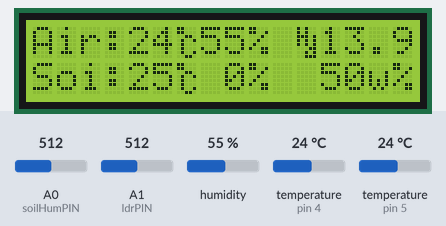
The sketch below on a simulated Arduino Pro Mini, built with avr-gcc and run on an emulated ATmega328P. On the bench: 16×2 character LCD. The test bench sets the inputs (shaded band); at power-on: temperature (sensors on pin 4, pin 5) 24 °C, A0 (soilHumPIN) = 512, A1 (ldrPIN) = 512, humidity 55 %. The modem accepts every AT command (registered, SIM ready, sends succeed) and sends nothing else; what the sketch prints to the serial monitor is not drawn.

Above: at 10.8 s.
10.9 s: temperature (sensor on pin 4) set to 3 °C
At 11.9 s:
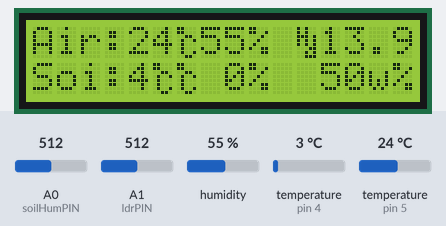
16.6 s: temperature (sensor on pin 5) set to 11 °C
At 18.4 s:
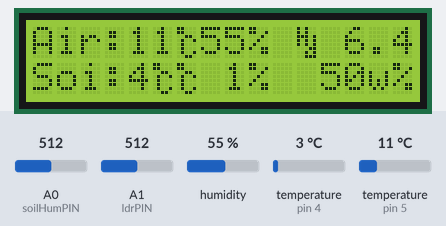
22.0 s: temperature (sensor on pin 5) set to 8 °C
At 26.4 s:
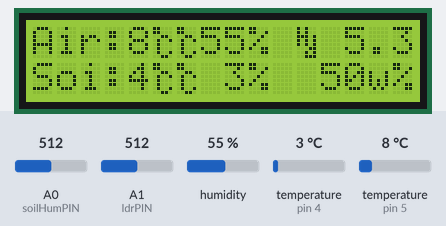
26.7 s: temperature (sensor on pin 4) set to 12 °C
At 27.9 s:
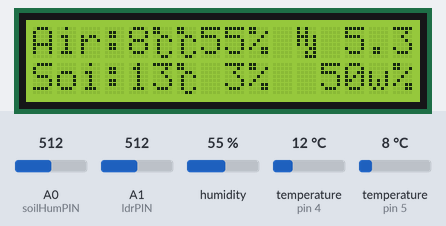
33.0 s: A0 (soilHumPIN) set to 716
At 34.3 s:
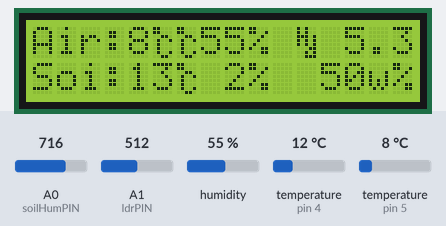
37.0 s: A1 (ldrPIN) set to 716
At 38.0 s:
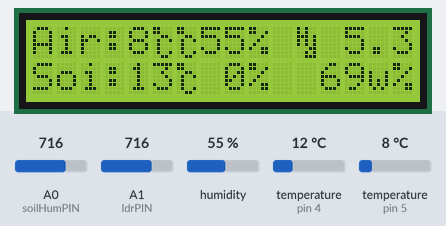
Timing chart, 0 to 40.0 s (numbered marks = the images above; inputs shaded):
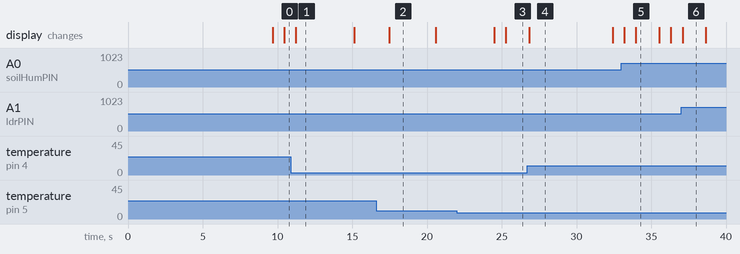

Measured:
- the behaviour switches between 10 and 9 °C on temperature (sensor on pin 5) (found by bisection; images 2 and 3)
- after the input at 10.9 s, the display: changes after 0.31 s (image 1)
- after the input at 16.6 s, the display: changes after 0.86 s (image 2)
- after the input at 22.0 s, the display: first changes after 2.5 s (image 3 shows a later state)
- after the input at 26.7 s, the display: changes after 0.13 s (image 4)
- after the input at 33.0 s, the display: first changes after 0.18 s (image 5 shows a later state)
- what the display in image 1 shows lasts 3.9 s, from 11.2 s to 15.1 s

The sketch:

TEMP_WiFi_MQTT.ino
```cpp
//ESP01_MQTT_DHT22 프로젝트 개발 후 이 프로젝트 손보았음
//
//사용가능한 메모리가 부족해서, 안정성에 문세가 생길 수 있음.
//내 처방 : 보드를 바꾸거나 그냥 ThingSpeak 하나만으로 만족해야할 것 같음
//대안, 온도 습도는 따로 설치하여 MQTT로 올리고
//CO2도 따로 설치하여 MQTT로 올리고
//문제의 수분센서도 표면장력 텐시오미터로 자작하여 MQTT에 올리도록 하자.
// (1) 온습도 (2) CO2 (3)조도 (4) 표면장력 : 다른 곳에 추가할 장치들
//
// 이 프로젝트 이후는 ->

//test 환경을 설정한다.
#define TEST

#ifdef TEST
  #define MQTT_SERVER "192.168.0.24"
#elif
  #define MQTT_SERVER "192.168.0.33"
#endif

//온실 4동과 육묘장을 통합하여 컴파일하기 위한 define 구문처리문단
#define GH2

#ifdef GH2
  #define THING_SPEAK_WRITE_KEY "SGE75DH6HSE2LRRJ"
#endif

//ESP8266과 Arduino통신을 소프트시리얼로 이루어짐
#include <SoftwareSerial.h>
SoftwareSerial ESPSerial(6, 7); //(RX,TX)

#define SPEED8266       9600
#define HARDWARE_RESET  8 //아두이노를 통한 ESP8266리셋 - 하드웨어 와이어링해야 한다.
#define SSID__          "FarmMain5G"
#define PASSWORD        "wweerrtt"

//MQTT에 올릴 생각
#include <WiFiEsp.h>
#include <PubSubClient.h>
WiFiEspClient ethClient;
PubSubClient client;


// Thingspeak------------------------------------------------------------------
String statusChWriteKey = THING_SPEAK_WRITE_KEY;  // Status Channel id: 908037

// LCD 1602A-------------------------------------------------------------------
#include <LiquidCrystal.h>
const int rs = 16, en = 9, d4 = 10, d5 =11, d6 =12, d7 = 13;
LiquidCrystal lcd(rs, en, d4, d5, d6, d7);
byte customChar[] = {
  B11000, B11000, B00110, B01001, B01000, B01000, B01001, B00110
};
byte HD[] = {
  B10100, B10100, B11101, B10101, B10101, B00011, B00101, B00111
};

//수분부족분 계산
String HD_VPD;

//DHT--------------------------------------------------------------------------
#include <DHT.h>
#include <stdlib.h>
int pinoDHT = 5;
int tipoDHT =  DHT11;
DHT dht(pinoDHT, tipoDHT);
int airTemp = 0;
int airHum = 0;

// DS18B20----------------------------------------------------------------------
#include <OneWire.h>
#include <DallasTemperature.h>
#define ONE_WIRE_BUS 4 // DS18B20 on pin D4
OneWire oneWire(ONE_WIRE_BUS);
DallasTemperature DS18B20(&oneWire);
int soilTemp = 0;

// LDR (Light)------------------------------------------------------------------
#define ldrPIN 1      //analog pin 1
int light = 0;
int analight = 0;

// Soil humidity----------------------------------------------------------------
#define soilHumPIN 0  //analog pin 0
int soilHum = 0;
int analHum = 0;

// Variables to be used with Actuators------------------------------------------
boolean pump = 0;
boolean lamp = 0;

int spare = 0; //Field 8
//------------------------------------------------------------------------------

String infoString = "AT+CIPSEND=133";
String dataString1;
String dataString2;
String dataString3;

//int state = STATE_IDLE; //프로그램 상태

boolean error;


// Variables to be used with timers----------------------------------------------
unsigned long writeTimingSeconds = 17; // ==> Define Sample time in seconds to send data
unsigned long startWriteTiming = 0;
unsigned long elapsedWriteTime = 0;


//함수 선언부-----------------------------------------------------------------------
boolean sendATcommand(char * command, char * response, int second);
boolean connectWifi(void);
void readSensors(void);
void writeThingSpeak(void);
void EspHardwareReset(void);
void startThingSpeakCmd(void);
String sendThingSpeakGetCmd(String getStr);
String VPD(float temp, float rh);


void setup() {
  pinMode(HARDWARE_RESET,OUTPUT);
  digitalWrite(HARDWARE_RESET, HIGH);

  lcd.begin(16, 2);
  lcd.createChar(0, customChar);
  lcd.createChar(1, HD);

  Serial.begin(115200);
  ESPSerial.begin(SPEED8266); //ESP-01모듈과 UART 시리얼 연결
  WiFi.init(&ESPSerial);      //MQTT에 연결하기 위한 정의, ESPSerial은 두번 할당되었다. 이 초기화는 WiFiESP.h에 선언되어 있는 것 같다.
  client.setClient(ethClient);//예제에서 받아 왔다.
  client.setServer(MQTT_SERVER, 1883); //MQTT_SERVER는 TEST환경에 의해서 정의된다. preprocessor 부분
  DS18B20.begin();
  dht.begin();

  EspHardwareReset(); //Reset do Modulo WiFi
  Serial.println("**Ready to start...**");
  delay (1000);

  //ESP-01모듈 리셋------------------------------------------------
  if (!sendATcommand("AT+RST", "ready", 3)) {
    Serial.println("**Error during reset ESP-01...**");
    while(1);
  }
  else {
    Serial.println("**ESP-01 has started...");
  }
  //소프트AP+스테이션 모드로 설정--------------------------------------
  if(!sendATcommand("AT+CWMODE=3", "OK", 3)){
    Serial.println("**Error in changing mode...");
    while(1);
  }
  else {
    Serial.println("**ESP-01 has been set to mode 3...");
  }

  //AP 접속
  if(!connectWifi()){
    Serial.println("**Error in connecting to AP...");
    //while(1);
  }
  else{
    Serial.println("**ESP-01 has been connected to AP...");
  }


//ESP8266접속후 Blynk 실행-------------------------------------------
//  Blynk.begin(auth, ESPSerial);
//-----------------------------------------------------------------

  lcd.setCursor(0, 0);
  lcd.print("Air:");
  lcd.setCursor(0, 1);
  lcd.print("Soi:");

  startWriteTiming = millis(); // starting the "program clock"

}


//퀘리를 이용한 평균값---------------------------------
  const int querryCount = 100;
  int averagesoilHum[querryCount];
//-------------------------------------------------

void loop(){

  start: //label
  error=0;

  elapsedWriteTime = millis()-startWriteTiming;
  readSensors();

  if (elapsedWriteTime > (writeTimingSeconds*1000))
  {

    writeThingSpeak();
    startWriteTiming = millis();
  }
  if (error==1) //Resend if transmission is not completed
  {
    Serial.println(" <<<< ERROR >>>>");
    delay (2000);
    goto start; //go to label "start"
  }
  while(Serial.available()){
    ESPSerial.write(Serial.read());
  }

  while(ESPSerial.available()){
    Serial.write(ESPSerial.read());
  }

//soilhumidity의 평균값 계산---------------------------------------------
  for(int i = 0; i < querryCount-1 ; i++){
    averagesoilHum[i] = averagesoilHum[i+1];
  }
  averagesoilHum[querryCount-1] = soilHum;

  for(int i = 1; i < querryCount ; i++) {
    averagesoilHum[0] += averagesoilHum[i];
  }
  averagesoilHum[0] = averagesoilHum[0]/querryCount;
//---------------------------------------------------------------------
  Serial.print("Air Temp:");  Serial.println(airTemp);
  Serial.print("Air Humi:");  Serial.println(airHum);
  Serial.print("Soil Tem:");  Serial.println(soilTemp);
  Serial.print("Soil Hum:");  Serial.print(soilHum); Serial.print("\t"); Serial.println(analHum);
  Serial.print("Avr SHum:");  Serial.println(averagesoilHum[0]);
  Serial.print("VPD:"); Serial.println(HD_VPD);
  Serial.print("Light   :");  Serial.print(light); Serial.print("\t"); Serial.println(analight);
  Serial.println("");


//print LCD----------------------------------------------------------
  //for airTemp
  lcd.setCursor(4, 0);
  lcd.print(airTemp);   lcd.write(byte(0));
  //for airHum
  if(airHum < 10) {lcd.setCursor(8, 0);} else {lcd.setCursor(7, 0);}
  lcd.print(airHum);    lcd.print("% ");
  //for soilTemp
  lcd.setCursor(4, 1);
  lcd.print(soilTemp);  lcd.write(byte(0));
  //for soilHum
  if(averagesoilHum[0] < 10) {lcd.setCursor(7,1); lcd.print(" "); lcd.setCursor(8,1);} else {lcd.setCursor(7, 1);}
  lcd.print(averagesoilHum[0]);   lcd.print("% ");
  //for VPD
  lcd.setCursor(11,0); lcd.write(byte(1));
  if(HD_VPD.length()>= 4) {lcd.setCursor(12,0);} else {lcd.setCursor(12,0); lcd.print(" "); lcd.setCursor(13,0);}
  lcd.print(HD_VPD);
  //for light
  lcd.setCursor(12,1);
  if(light < 10) {lcd.print(" ");} lcd.print(light); lcd.setCursor(14,1); lcd.print("w%");
//Blynk operation----------------------------------------------------
//Blynk.run();
//-------------------------------------------------------------------


}


//함수 정의부분
boolean sendATcommand(char * command, char * response, int second) {
  //최대 대기 시간 설정
  ESPSerial.setTimeout(second*1000);
  //AT명령을 ESP-01모듈로 전달하여 실행
  ESPSerial.println(command);
  Serial.println(command);
  //응답대기
  boolean responseFound = ESPSerial.find(response);
  //최대 대기 시간을 default값인 1초로 재설정
  ESPSerial.setTimeout(1000);

  return responseFound;
}

boolean connectWifi(){
  ESPSerial.setTimeout(10*1000);
  String cmd="AT+CWJAP=\"";
         cmd+=SSID__;
         cmd+="\",\"";
         cmd+=PASSWORD;
         cmd+="\"";
  ESPSerial.println(cmd);
  Serial.println(cmd);

  boolean responseFound = ESPSerial.find("WIFI CONNECTED");
  ESPSerial.setTimeout(1000);

  return responseFound;
}
/********* Read Sensors value *************/
void readSensors(void)
{
  airTemp = dht.readTemperature();
  airHum = dht.readHumidity();

  DS18B20.requestTemperatures();
  soilTemp = DS18B20.getTempCByIndex(0)+ 1.5; // Sensor 0 will capture Soil Temp in Celcius
                                              // 보정값 1.5도
  analight = analogRead(ldrPIN);
  light = map(analight, 0, 1023, 0, 100); //LDRDark:0  ==> dark 100%
  analHum = analogRead(soilHumPIN);
  soilHum = map(analHum, 550, 300, 0, 100);
  HD_VPD = VPD((float)airTemp, (float)airHum);
}
/********* Connection com TCP com Thingspeak *******/
void writeThingSpeak(void){

  startThingSpeakCmd();

  // preparacao da string GET
  String getStr = "GET /update?api_key=";
  getStr += statusChWriteKey;
//  getStr +="&field1=";
//  getStr += String(pump);
//  getStr +="&field2=";
//  getStr += String(lamp);
  getStr +="&field3=";
  getStr += String(airTemp);
  getStr +="&field4=";
  getStr += String(airHum);
  getStr +="&field5=";
  getStr += String(soilTemp);
  getStr +="&field6=";
  getStr += String(averagesoilHum[0]); //soilHum대신에 평균값을 넣었음
  getStr +="&field7=";
  getStr += String(light);
  getStr +="&field8=";
  getStr += String(HD_VPD);
  getStr += "\r\n\r\n";

  sendThingSpeakGetCmd(getStr);
}
/********* Reset ESP *************/
void EspHardwareReset(void)
{
  Serial.println("ESP-01 HARDWARE Reseting.......");
  digitalWrite(HARDWARE_RESET, LOW);
  delay(500);
  digitalWrite(HARDWARE_RESET, HIGH);
  delay(8000);//읽기 시작에 필요한 시간
  Serial.println("RESET");
}
/********* Start communication with ThingSpeak*************/
void startThingSpeakCmd(void)
{
  ESPSerial.flush();//쓰기를 시작하기 전에 버퍼를 지웁니다

  String cmd = "AT+CIPSTART=\"TCP\",\"";
  cmd += "184.106.153.149"; // IP api.thingspeak.com
  cmd += "\",80";
  ESPSerial.println(cmd);
  Serial.print("send ==> Start cmd: ");
  Serial.println(cmd);

  if(ESPSerial.find("Error"))
  {
    Serial.println("AT+CIPSTART error");
    return;
  }
}
/********* send a GET cmd to ThingSpeak *************/
String sendThingSpeakGetCmd(String getStr)
{
  String cmd = "AT+CIPSEND=";
  cmd += String(getStr.length());
  ESPSerial.println(cmd);
  Serial.print("send ==> lenght cmd: ");
  Serial.println(cmd);

  if(ESPSerial.find((char *)">"))
  {
    ESPSerial.print(getStr);
    Serial.print("send ==> getStr: ");
    Serial.println(getStr);
    delay(500);//이 지연없이 다음 명령에서 사용 중으로 표시됩니다.
    String messageBody = "";
    while (ESPSerial.available())
    {
      String line = ESPSerial.readStringUntil('\n');
      if (line.length() == 1)
      { //actual content starts after empty line (that has length 1)
        messageBody = ESPSerial.readStringUntil('\n');
      }
    }
    Serial.print("MessageBody received: ");
    Serial.println(messageBody);
    return messageBody;
  }
  else
  {
    ESPSerial.println("AT+CIPCLOSE");     // alert user
    Serial.println("ESP8266 CIPSEND ERROR: RESENDING"); //Resend...
    spare = spare + 1;
    error=1;
    return "error";
  }
}
//VPD 수분부족분 계산 온도와 상대습도를 기준으로------------------------------
String VPD(float temp, float rh){
  float es;
  float HD; //humidity deficience
  String sVPD;

  es = 6.11*pow(10,(7.5*temp/(237.3+temp)));
  HD = es*(1-rh/100);
  sVPD=String(HD+0.5,1);

  return sVPD;
}
```
